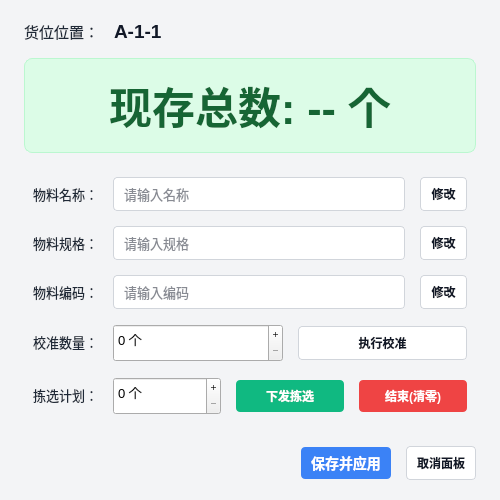
<?xml version="1.0" encoding="UTF-8"?>
<ui version="4.0">
 <class>ShelfItemDialog</class>
 <widget class="QDialog" name="ShelfItemDialog">
  <property name="geometry">
   <rect>
    <x>0</x>
    <y>0</y>
    <width>500</width>
    <height>500</height>
   </rect>
  </property>
  <property name="windowTitle">
   <string>货位硬件控制面板</string>
  </property>
  <property name="styleSheet">
   <string>
QDialog { background-color: #f3f4f6; }
QLabel { color: #1f2937; font-family: &quot;Microsoft YaHei&quot;, sans-serif; }
QLineEdit { min-height: 32px; border: 1px solid #d1d5db; border-radius: 4px; padding-left: 8px; background-color: #ffffff; color: #111827; font-size: 13px; }
QLineEdit:focus { border-color: #3b82f6; }
QSpinBox { min-height: 32px; font-size: 13px; }

/* 默认通用按钮样式 (包含修改、执行校准、取消等) */
QPushButton { min-height: 32px; border-radius: 4px; font-weight: bold; font-family: &quot;Microsoft YaHei&quot;, sans-serif; padding: 0 10px; background-color: #ffffff; color: #111827; border: 1px solid #d1d5db; }
QPushButton:hover { background-color: #f9fafb; }
QPushButton:pressed { background-color: #e5e7eb; border-color: #9ca3af; }

/* 底部保存并应用按钮 */
QPushButton#btn_save_db { background-color: #3b82f6; color: #ffffff; border: none; font-size: 14px; }
QPushButton#btn_save_db:hover { background-color: #2563eb; }
QPushButton#btn_save_db:pressed { background-color: #1d4ed8; }

/* 下发计划按钮 */
QPushButton#btnUpdatePlanQty { background-color: #10b981; color: #ffffff; border: none; }
QPushButton#btnUpdatePlanQty:hover { background-color: #059669; }
QPushButton#btnUpdatePlanQty:pressed { background-color: #047857; }

/* 结束(清零)按钮 */
QPushButton#btnClearOperation { background-color: #ef4444; color: #ffffff; border: none; }
QPushButton#btnClearOperation:hover { background-color: #dc2626; }
QPushButton#btnClearOperation:pressed { background-color: #b91c1c; }
   </string>
  </property>
  <layout class="QVBoxLayout" name="mainVerticalLayout">
   <property name="spacing">
    <number>15</number>
   </property>
   <property name="leftMargin">
    <number>24</number>
   </property>
   <property name="topMargin">
    <number>20</number>
   </property>
   <property name="rightMargin">
    <number>24</number>
   </property>
   <property name="bottomMargin">
    <number>20</number>
   </property>
   <item>
    <layout class="QHBoxLayout" name="layoutPosition">
     <item>
      <widget class="QLabel" name="label_shelfindex">
       <property name="font">
        <font>
         <pointsize>11</pointsize>
        </font>
       </property>
       <property name="text">
        <string>货位位置：</string>
       </property>
      </widget>
     </item>
     <item>
      <widget class="QLabel" name="label_shelfindex_value">
       <property name="font">
        <font>
         <pointsize>14</pointsize>
         <weight>75</weight>
         <bold>true</bold>
        </font>
       </property>
       <property name="styleSheet">
        <string>color: #111827;</string>
       </property>
       <property name="text">
        <string>A-1-1</string>
       </property>
      </widget>
     </item>
     <item>
      <spacer name="horizontalSpacerPosition">
       <property name="orientation">
        <enum>Qt::Horizontal</enum>
       </property>
       <property name="sizeHint" stdset="0">
        <size>
         <width>40</width>
         <height>20</height>
        </size>
       </property>
      </spacer>
     </item>
    </layout>
   </item>
   <item>
    <widget class="QLabel" name="labelRealTimeQty">
     <property name="font">
      <font>
       <pointsize>32</pointsize>
       <weight>75</weight>
       <bold>true</bold>
      </font>
     </property>
     <property name="styleSheet">
      <string>color: #166534; background-color: #dcfce7; border: 1px solid #bbf7d0; border-radius: 8px; padding: 15px;</string>
     </property>
     <property name="text">
      <string>现存总数: -- 个</string>
     </property>
     <property name="alignment">
      <set>Qt::AlignCenter</set>
     </property>
    </widget>
   </item>
   <item>
    <widget class="QFrame" name="frameForm">
     <property name="frameShape">
      <enum>QFrame::NoFrame</enum>
     </property>
     <layout class="QFormLayout" name="formLayout">
      <property name="horizontalSpacing">
       <number>15</number>
      </property>
      <property name="verticalSpacing">
       <number>15</number>
      </property>
      <item row="0" column="0">
       <widget class="QLabel" name="labelName_">
        <property name="font">
         <font>
          <pointsize>10</pointsize>
         </font>
        </property>
        <property name="text">
         <string>物料名称：</string>
        </property>
       </widget>
      </item>
      <item row="0" column="1">
       <layout class="QHBoxLayout" name="layoutNameField">
        <item>
         <widget class="QLineEdit" name="lineEditName">
          <property name="placeholderText">
           <string>请输入名称</string>
          </property>
         </widget>
        </item>
        <item>
         <widget class="QPushButton" name="btnUpdateName">
          <property name="minimumWidth">
           <number>90</number>
          </property>
          <property name="text">
           <string>修改</string>
          </property>
         </widget>
        </item>
       </layout>
      </item>
      <item row="1" column="0">
       <widget class="QLabel" name="labelSpec_">
        <property name="font">
         <font>
          <pointsize>10</pointsize>
         </font>
        </property>
        <property name="text">
         <string>物料规格：</string>
        </property>
       </widget>
      </item>
      <item row="1" column="1">
       <layout class="QHBoxLayout" name="layoutSpecField">
        <item>
         <widget class="QLineEdit" name="lineEditSpec">
          <property name="placeholderText">
           <string>请输入规格</string>
          </property>
         </widget>
        </item>
        <item>
         <widget class="QPushButton" name="btnUpdateSpec">
          <property name="minimumWidth">
           <number>90</number>
          </property>
          <property name="text">
           <string>修改</string>
          </property>
         </widget>
        </item>
       </layout>
      </item>
      <item row="2" column="0">
       <widget class="QLabel" name="labelCode_">
        <property name="font">
         <font>
          <pointsize>10</pointsize>
         </font>
        </property>
        <property name="text">
         <string>物料编码：</string>
        </property>
       </widget>
      </item>
      <item row="2" column="1">
       <layout class="QHBoxLayout" name="layoutCodeField">
        <item>
         <widget class="QLineEdit" name="lineEditCode">
          <property name="placeholderText">
           <string>请输入编码</string>
          </property>
         </widget>
        </item>
        <item>
         <widget class="QPushButton" name="btnUpdateCode">
          <property name="minimumWidth">
           <number>90</number>
          </property>
          <property name="text">
           <string>修改</string>
          </property>
         </widget>
        </item>
       </layout>
      </item>
      <item row="3" column="0">
       <widget class="QLabel" name="labelCalibrate_">
        <property name="font">
         <font>
          <pointsize>10</pointsize>
         </font>
        </property>
        <property name="text">
         <string>校准数量：</string>
        </property>
       </widget>
      </item>
      <item row="3" column="1">
       <layout class="QHBoxLayout" name="layoutCalibrateField">
        <item>
         <widget class="QSpinBox" name="spinBoxQuantity">
          <property name="suffix">
           <string> 个</string>
          </property>
          <property name="maximum">
           <number>99999</number>
          </property>
          <property name="buttonSymbols">
           <enum>QAbstractSpinBox::PlusMinus</enum>
          </property>
         </widget>
        </item>
        <item>
         <widget class="QPushButton" name="btnUpdateQuantity">
          <property name="minimumWidth">
           <number>90</number>
          </property>
          <property name="text">
           <string>执行校准</string>
          </property>
         </widget>
        </item>
       </layout>
      </item>
      <item row="4" column="0">
       <widget class="QLabel" name="labelPlan_">
        <property name="font">
         <font>
          <pointsize>10</pointsize>
         </font>
        </property>
        <property name="text">
         <string>拣选计划：</string>
        </property>
       </widget>
      </item>
      <item row="4" column="1">
       <layout class="QHBoxLayout" name="layoutPlanField">
        <item>
         <widget class="QSpinBox" name="spinBoxPlanQty">
          <property name="suffix">
           <string> 个</string>
          </property>
          <property name="maximum">
           <number>99999</number>
          </property>
          <property name="buttonSymbols">
           <enum>QAbstractSpinBox::PlusMinus</enum>
          </property>
         </widget>
        </item>
        <item>
         <widget class="QPushButton" name="btnUpdatePlanQty">
          <property name="minimumWidth">
           <number>90</number>
          </property>
          <property name="text">
           <string>下发拣选</string>
          </property>
         </widget>
        </item>
        <item>
         <widget class="QPushButton" name="btnClearOperation">
          <property name="minimumWidth">
           <number>90</number>
          </property>
          <property name="text">
           <string>结束(清零)</string>
          </property>
         </widget>
        </item>
       </layout>
      </item>
     </layout>
    </widget>
   </item>
   <item>
    <spacer name="mainVerticalSpacer">
     <property name="orientation">
      <enum>Qt::Vertical</enum>
     </property>
     <property name="sizeHint" stdset="0">
      <size>
       <width>20</width>
       <height>10</height>
      </size>
     </property>
    </spacer>
   </item>
   <item>
    <layout class="QHBoxLayout" name="layoutBottomButtons">
     <property name="spacing">
      <number>15</number>
     </property>
     <item>
      <spacer name="horizontalSpacerBottom">
       <property name="orientation">
        <enum>Qt::Horizontal</enum>
       </property>
       <property name="sizeHint" stdset="0">
        <size>
         <width>40</width>
         <height>20</height>
        </size>
       </property>
      </spacer>
     </item>
     <item>
      <widget class="QPushButton" name="btn_save_db">
       <property name="minimumWidth">
        <number>140</number>
       </property>
       <property name="text">
        <string>保存并应用</string>
       </property>
      </widget>
     </item>
     <item>
      <widget class="QPushButton" name="pushButton">
       <property name="minimumWidth">
        <number>100</number>
       </property>
       <property name="text">
        <string>取消面板</string>
       </property>
      </widget>
     </item>
    </layout>
   </item>
  </layout>
 </widget>
 <resources/>
 <connections/>
</ui>
